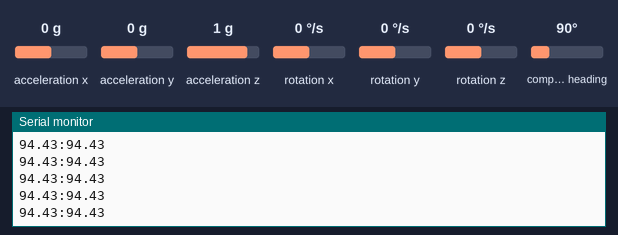
This sketch was run on a simulated Arduino Uno, built with avr-gcc and run on an emulated ATmega328P. Shown: the last lines printed to the serial monitor. The inputs (shaded band) are chosen by the test bench; at power-on: acceleration x 0 g, compass heading 90°, acceleration y 0 g, acceleration z 1 g, rotation x 0 °/s, rotation y 0 °/s, rotation z 0 °/s.

Above: at 1.2 s.
1.3 s: acceleration x set to -1.4 g
At 1.37 s:
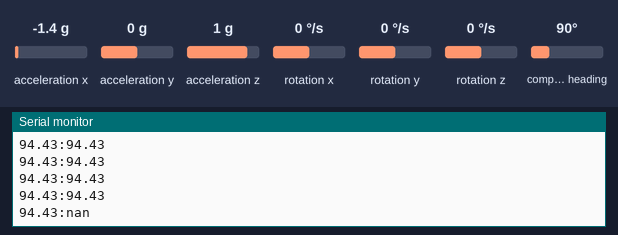
3.2 s: compass heading set to 7°
At 3.25 s:
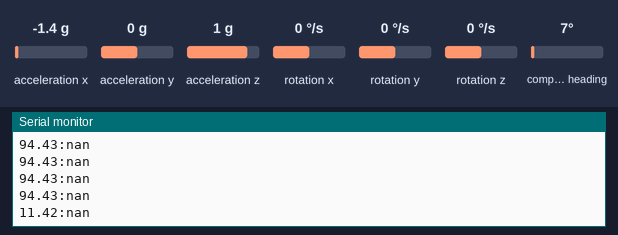
4.7 s: acceleration y set to -0.8 g
At 4.71 s:
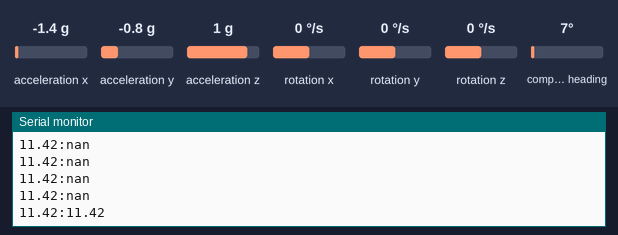

Measured:
- after the input at 1.3 s, the serial monitor: prints a new line after 0.07 s (image 1)
- after the input at 3.2 s, the serial monitor: prints a new line after 0.05 s (image 2)
- after the input at 4.7 s, the serial monitor: prints a new line at once (image 3)

The sketch:

HMC5883L_compensation_MPU6050.ino
```cpp
/*
  Tilt compensated HMC5883L + MPU6050 (GY-86 / GY-87). Output for HMC5883L_compensation_processing.pde
  Read more: http://www.jarzebski.pl/arduino/czujniki-i-sensory/3-osiowy-magnetometr-hmc5883l.html
  GIT: https://github.com/jarzebski/Arduino-HMC5883L
  Web: http://www.jarzebski.pl
  (c) 2014 by Korneliusz Jarzebski
*/

#include <HMC5883L/HMC5883L.h>
#include <Wire.h>
#include <MPU6050.h>

HMC5883L compass;
MPU6050 mpu;

float heading1;
float heading2;

void setup()
{
  Serial.begin(9600);

  // Initialize MPU6050
  while(!mpu.begin(MPU6050_SCALE_2000DPS, MPU6050_RANGE_2G))
  {
    delay(500);
  }

  // Enable bypass mode
  mpu.setI2CMasterModeEnabled(false);
  mpu.setI2CBypassEnabled(true) ;
  mpu.setSleepEnabled(false);

  // Initialize Initialize HMC5883L
  while (!compass.begin())
  {
    delay(500);
  }

  // Set measurement range
  compass.setRange(HMC5883L_RANGE_1_3GA);

  // Set measurement mode
  compass.setMeasurementMode(HMC5883L_CONTINOUS);

  // Set data rate
  compass.setDataRate(HMC5883L_DATARATE_30HZ);

  // Set number of samples averaged
  compass.setSamples(HMC5883L_SAMPLES_8);

  // Set calibration offset. See HMC5883L_calibration.ino
  compass.setOffset(0, 0);
}

// No tilt compensation
float noTiltCompensate(Vector mag)
{
  float heading = atan2(mag.YAxis, mag.XAxis);
  return heading;
}

// Tilt compensation
float tiltCompensate(Vector mag, Vector normAccel)
{
  // Pitch & Roll

  float roll;
  float pitch;

  roll = asin(normAccel.YAxis);
  pitch = asin(-normAccel.XAxis);

  if (roll > 0.78 || roll < -0.78 || pitch > 0.78 || pitch < -0.78)
  {
    return -1000;
  }

    // Some of these are used twice, so rather than computing them twice in the algorithem we precompute them before hand.
  float cosRoll = cos(roll);
  float sinRoll = sin(roll);
  float cosPitch = cos(pitch);
  float sinPitch = sin(pitch);

  // Tilt compensation
  float Xh = mag.XAxis * cosPitch + mag.ZAxis * sinPitch;
  float Yh = mag.XAxis * sinRoll * sinPitch + mag.YAxis * cosRoll - mag.ZAxis * sinRoll * cosPitch;

  float heading = atan2(Yh, Xh);

  return heading;
}

// Correct angle
float correctAngle(float heading)
{
  if (heading < 0) { heading += 2 * PI; }
  if (heading > 2 * PI) { heading -= 2 * PI; }

  return heading;
}

void loop()
{
  // Read vectors
  Vector mag = compass.readNormalize();
  Vector acc = mpu.readScaledAccel();

  // Calculate headings
  heading1 = noTiltCompensate(mag);
  heading2 = tiltCompensate(mag, acc);

  if (heading2 == -1000)
  {
    heading2 = heading1;
  }

  // Set declination angle on your location and fix heading
  // You can find your declination on: http://magnetic-declination.com/
  // (+) Positive or (-) for negative
  // For Bytom / Poland declination angle is 4'26E (positive)
  // Formula: (deg + (min / 60.0)) / (180 / M_PI);
  float declinationAngle = (4.0 + (26.0 / 60.0)) / (180 / M_PI);
  heading1 += declinationAngle;
  heading2 += declinationAngle;

  // Correct for heading < 0deg and heading > 360deg
  heading1 = correctAngle(heading1);
  heading2 = correctAngle(heading2);

  // Convert to degrees
  heading1 = heading1 * 180/M_PI;
  heading2 = heading2 * 180/M_PI;

  // Output
  Serial.print(heading1);
  Serial.print(":");
  Serial.println(heading2);

  delay(100);
}
```
